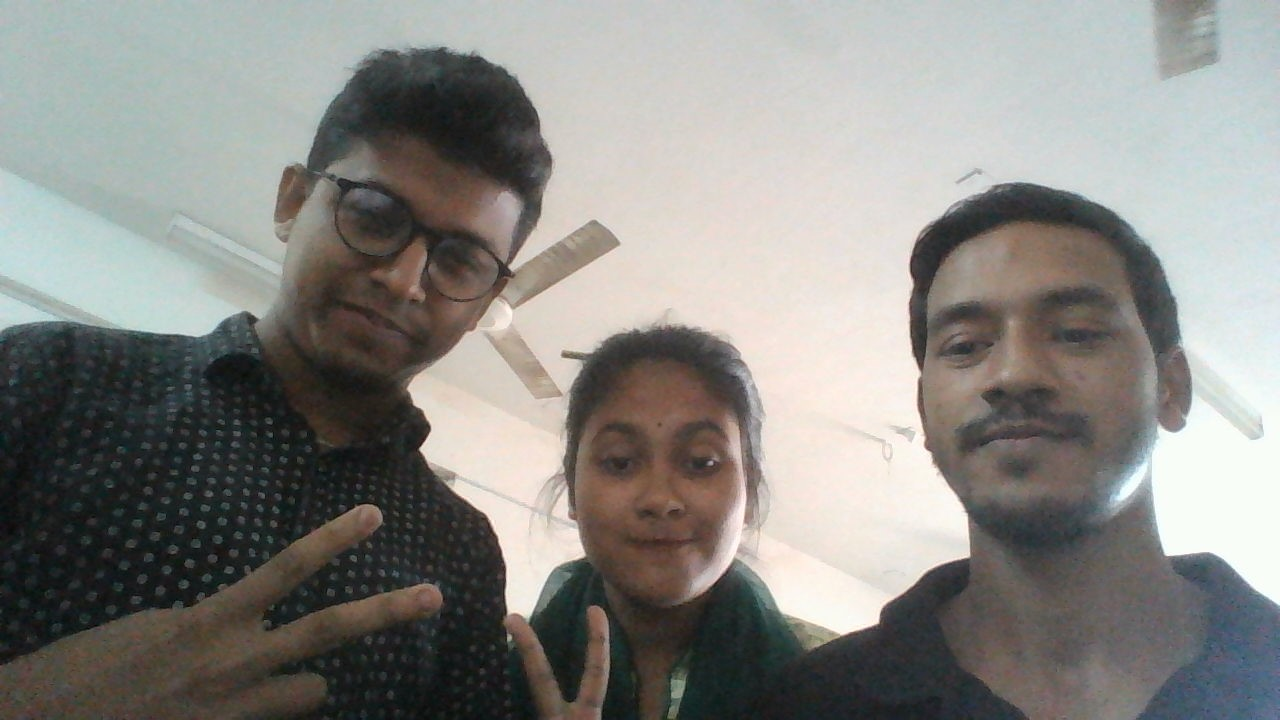
#> input picture test_image2.JPG, 1280 x 720 px
$ python -i result_comarison.py   (imports and definitions only)
#> lines starting #> are read from the running program, lines starting #| are printed output that depends on the picture
import cv2
import sys
from os import listdir


def face_detector(img):
    # Convert image to grayscale
    gray = cv2.cvtColor(img, cv2.COLOR_BGR2GRAY)
    faces = face_classifier.detectMultiScale(
        gray,
        scaleFactor=1.1,
        minNeighbors=8,
        minSize=(30, 30)
    )

    if faces is ():
        #noFaceMsg = "Couldn't detect any faces"
        return img, []
    rois = []
    count = 0
    for (x,y,w,h) in faces:
        cv2.rectangle(img,(x,y),(x+w,y+h),(0,255,0),2)
        roi = gray[y:y+h, x:x+w]
        roi = cv2.resize(roi, (300, 300))
        rois.append(roi)
        count += 1
        #print(count)
        cv2.imshow("img"+str(count), roi)
    img = cv2.resize(img, (600, 600))
    return img, rois


def recognizePerson(grayFace):
    global unknowns
    # Pass face to prediction model
    # "results" comprises of a tuple containing the label and the confidence value
    results = model.predict(grayFace)
    print("Label->{}, Confidence->{}".format(results[0], results[1]))
    if results[1] < 50:
        confidence = int( 100 * (1 - (results[1])/500))
        #results[0], confidence
        if confidence > 85:
            recognized.append(results[0])
            confidenceArray.append(confidence)
        else:
            unknowns +=1
    else:
        print("50: Label, Confident-> ",results[0], results[1])
        unknowns += 1
        #return results[0], 0


def takePicture(frame):
    originalImg, faces = face_detector(frame)
    if faces == []:
        print("54: No face")
        return

    for face in faces:
        #recognizedName, confidence = recognizePerson(face)
        recognizePerson(face)
        # [7 lines of commented-out code are left out]
    showResult()


def showResult():
    print("recognized", recognized)
    print("confidence", confidenceArray)
    print("unknowns", unknowns)
    cv2.waitKey(1000)
    cv2.destroyAllWindows()


# [29 lines not run here, left out]

>>> import cv2
>>> picture = cv2.imread('test_image2.JPG')
#> picture is the input picture: shape (720, 1280, 3); mean B, G, R 132, 136.1, 137.1
>>> result = face_detector(picture)
#> in face_detector, `gray = cv2.cvtColor(img, cv2.COLOR_BGR2GRAY)`:
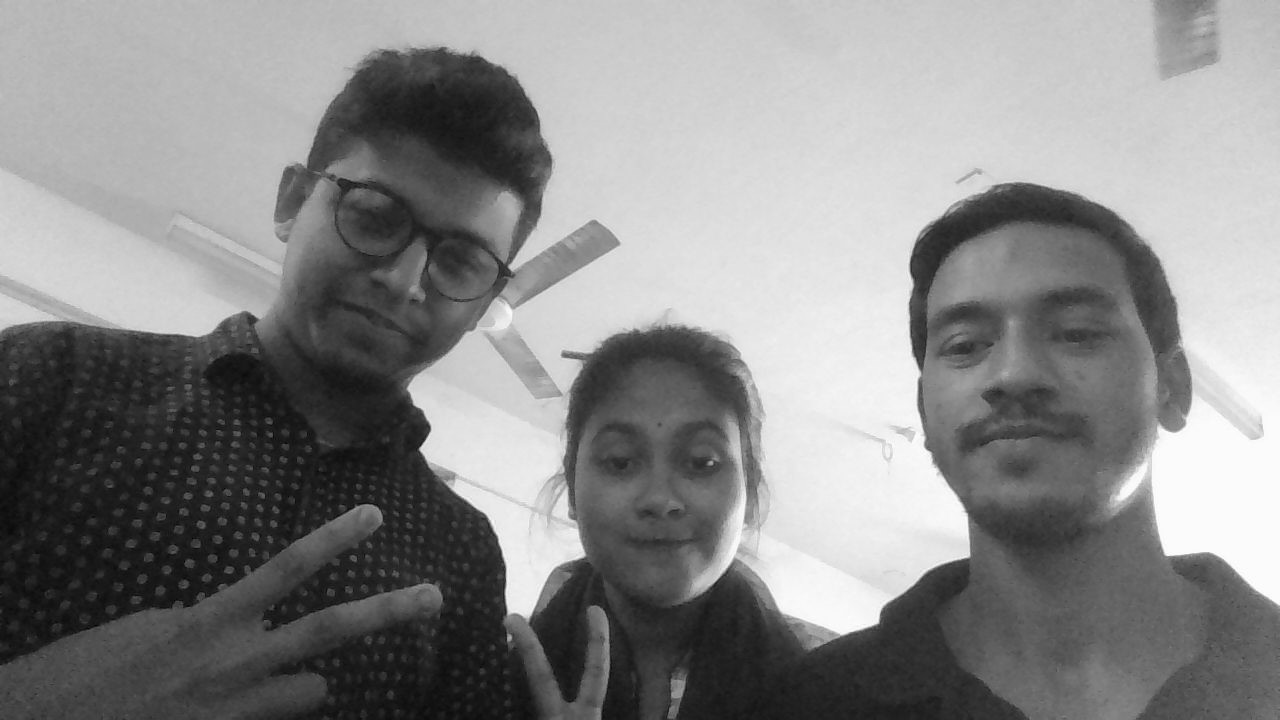
#> gray: shape (720, 1280); min 2, max 255, mean 135.9
#> (the run stopped early here; a loop or call above may not have finished)

$ run again, on test.JPG
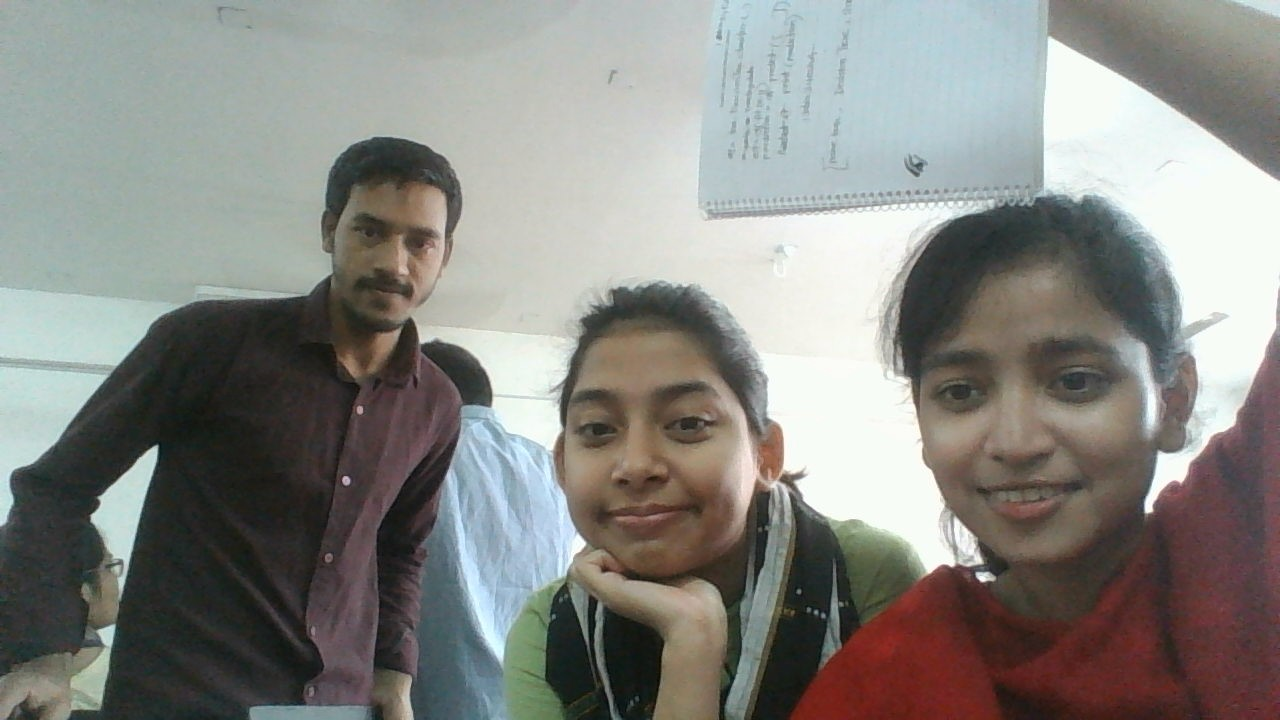
#> input picture test.JPG, 1280 x 720 px
#> picture is the input picture: shape (720, 1280, 3); mean B, G, R 130.6, 135.1, 135.2
#> in face_detector, `gray = cv2.cvtColor(img, cv2.COLOR_BGR2GRAY)`:
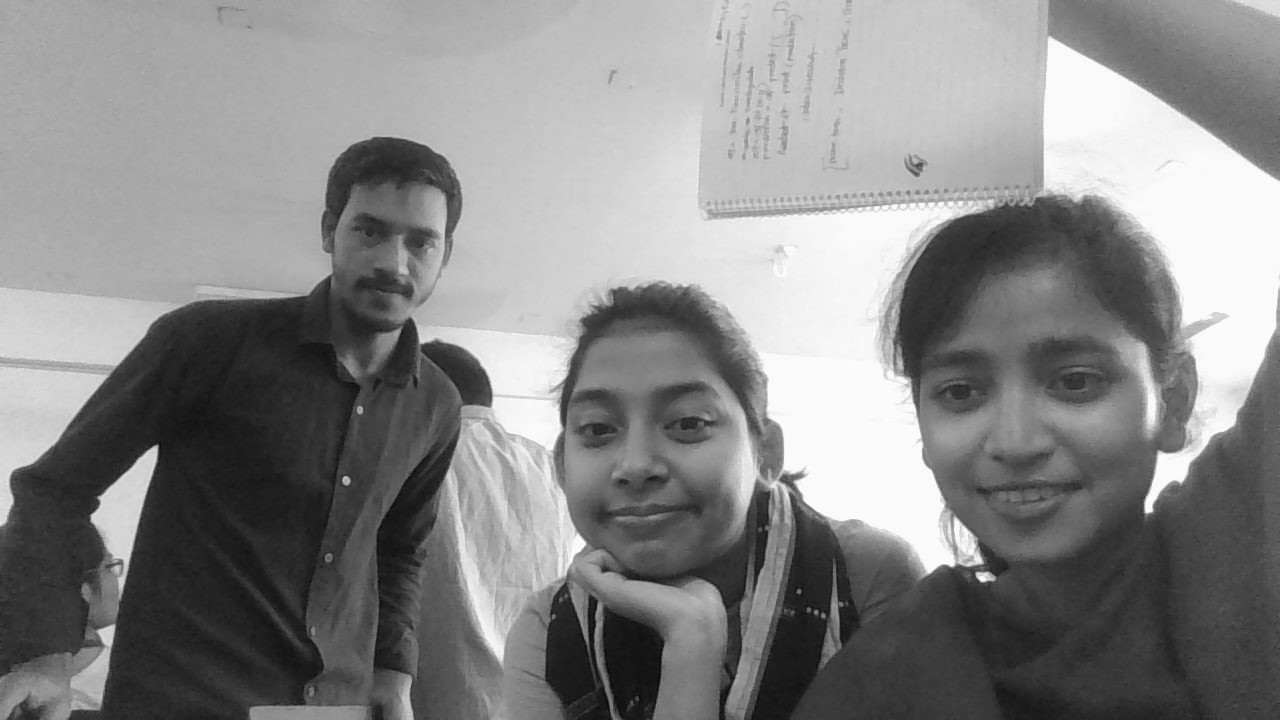
#> gray: shape (720, 1280); min 5, max 255, mean 134.6

$ run again, on test4.JPG
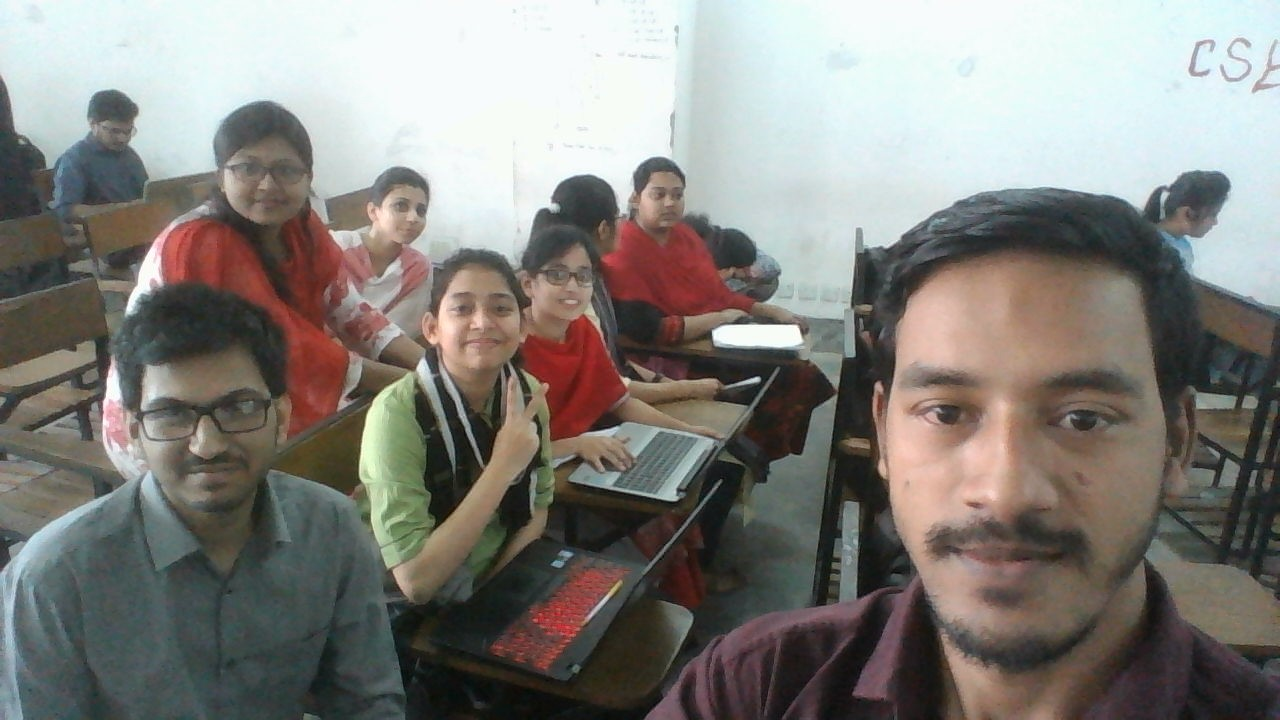
#> input picture test4.JPG, 1280 x 720 px
#> picture is the input picture: shape (720, 1280, 3); mean B, G, R 124.3, 129, 131.6
#> in face_detector, `gray = cv2.cvtColor(img, cv2.COLOR_BGR2GRAY)`:
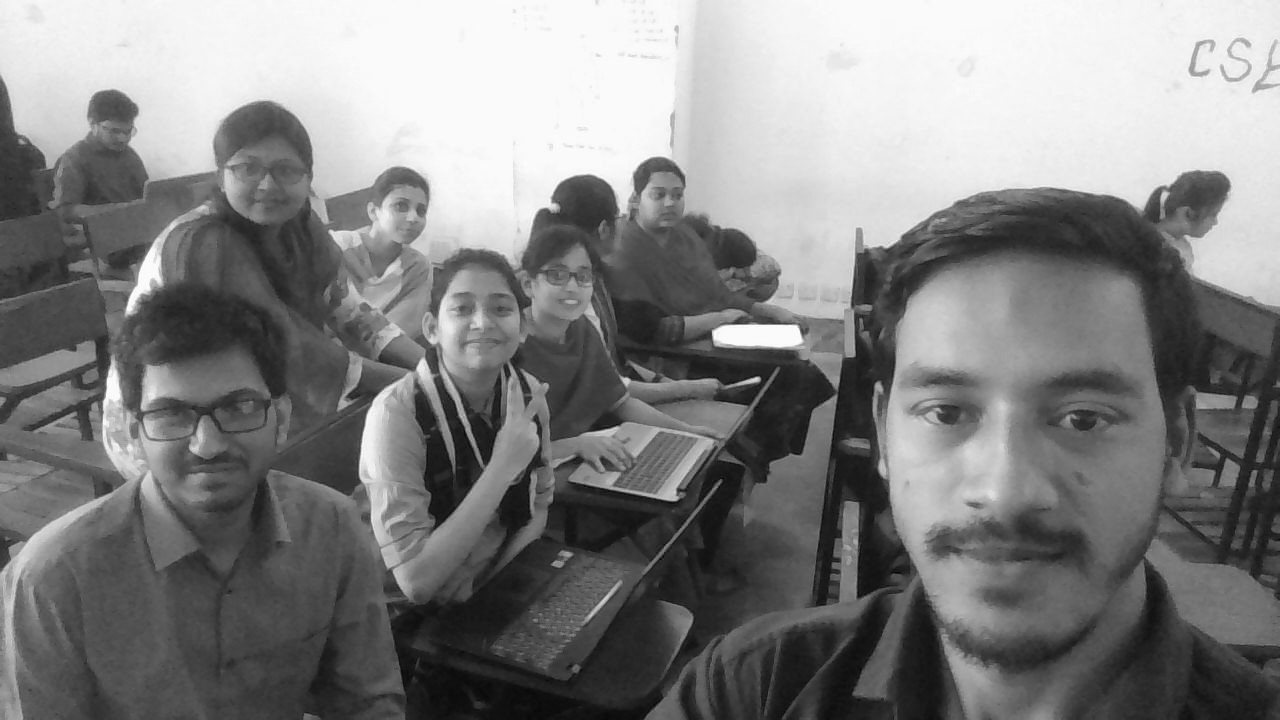
#> gray: shape (720, 1280); min 1, max 255, mean 129.2
